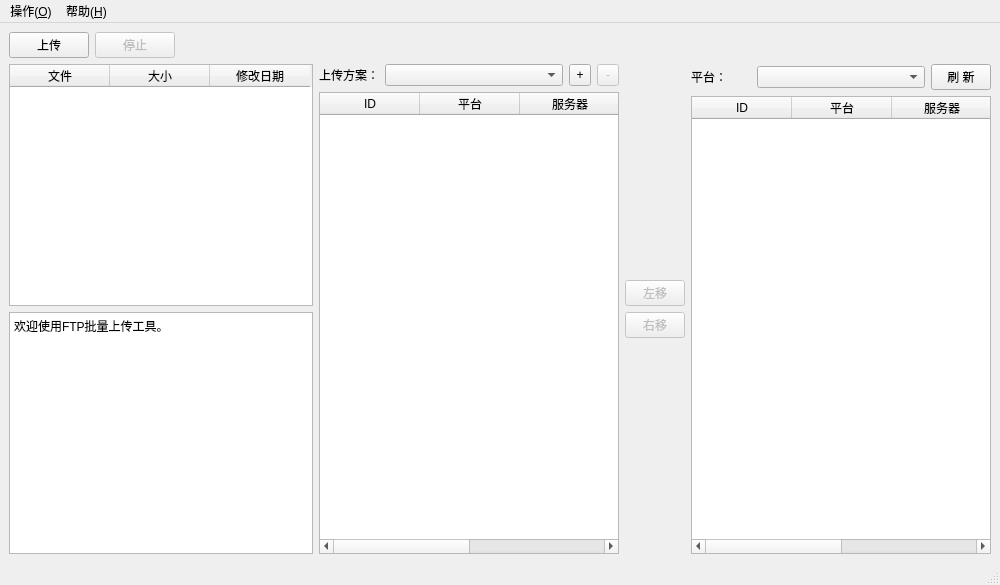
<?xml version="1.0" encoding="UTF-8"?>
<ui version="4.0">
 <class>MainWindow</class>
 <widget class="QMainWindow" name="MainWindow">
  <property name="geometry">
   <rect>
    <x>0</x>
    <y>0</y>
    <width>1000</width>
    <height>585</height>
   </rect>
  </property>
  <property name="windowTitle">
   <string>FTP批量上传工具</string>
  </property>
  <property name="windowIcon">
   <iconset>
    <normaloff>icon/qtdemo.ico</normaloff>icon/qtdemo.ico</iconset>
  </property>
  <property name="autoFillBackground">
   <bool>false</bool>
  </property>
  <widget class="QWidget" name="centralWidget">
   <layout class="QVBoxLayout" name="verticalLayout">
    <item>
     <layout class="QHBoxLayout" name="horizontalLayout_2">
      <item>
       <widget class="QPushButton" name="start_upload">
        <property name="text">
         <string>上传</string>
        </property>
       </widget>
      </item>
      <item>
       <widget class="QPushButton" name="stop_upload">
        <property name="enabled">
         <bool>false</bool>
        </property>
        <property name="text">
         <string>停止</string>
        </property>
       </widget>
      </item>
      <item>
       <spacer name="horizontalSpacer">
        <property name="orientation">
         <enum>Qt::Horizontal</enum>
        </property>
        <property name="sizeHint" stdset="0">
         <size>
          <width>40</width>
          <height>20</height>
         </size>
        </property>
       </spacer>
      </item>
     </layout>
    </item>
    <item>
     <layout class="QHBoxLayout" name="horizontalLayout">
      <item>
       <layout class="QVBoxLayout" name="verticalLayout_2">
        <item>
         <widget class="FileList" name="file_list">
          <property name="minimumSize">
           <size>
            <width>232</width>
            <height>0</height>
           </size>
          </property>
          <property name="maximumSize">
           <size>
            <width>16777215</width>
            <height>300</height>
           </size>
          </property>
          <property name="contextMenuPolicy">
           <enum>Qt::CustomContextMenu</enum>
          </property>
          <property name="editTriggers">
           <set>QAbstractItemView::NoEditTriggers</set>
          </property>
          <property name="dragEnabled">
           <bool>false</bool>
          </property>
          <property name="dragDropMode">
           <enum>QAbstractItemView::DropOnly</enum>
          </property>
          <property name="alternatingRowColors">
           <bool>true</bool>
          </property>
          <property name="selectionMode">
           <enum>QAbstractItemView::MultiSelection</enum>
          </property>
          <property name="selectionBehavior">
           <enum>QAbstractItemView::SelectRows</enum>
          </property>
          <attribute name="verticalHeaderVisible">
           <bool>true</bool>
          </attribute>
          <column>
           <property name="text">
            <string>文件</string>
           </property>
          </column>
          <column>
           <property name="text">
            <string>大小</string>
           </property>
          </column>
          <column>
           <property name="text">
            <string>修改日期</string>
           </property>
          </column>
         </widget>
        </item>
        <item>
         <widget class="QTextBrowser" name="textBrowser">
          <property name="html">
           <string>&lt;!DOCTYPE HTML PUBLIC &quot;-//W3C//DTD HTML 4.0//EN&quot; &quot;http://www.w3.org/TR/REC-html40/strict.dtd&quot;&gt;
&lt;html&gt;&lt;head&gt;&lt;meta name=&quot;qrichtext&quot; content=&quot;1&quot; /&gt;&lt;style type=&quot;text/css&quot;&gt;
p, li { white-space: pre-wrap; }
&lt;/style&gt;&lt;/head&gt;&lt;body style=&quot; font-family:'SimSun'; font-size:9pt; font-weight:400; font-style:normal;&quot;&gt;
&lt;p style=&quot; margin-top:0px; margin-bottom:0px; margin-left:0px; margin-right:0px; -qt-block-indent:0; text-indent:0px;&quot;&gt;欢迎使用FTP批量上传工具。&lt;/p&gt;&lt;/body&gt;&lt;/html&gt;</string>
          </property>
         </widget>
        </item>
       </layout>
      </item>
      <item>
       <layout class="QVBoxLayout" name="verticalLayout_5">
        <item>
         <layout class="QHBoxLayout" name="horizontalLayout_4">
          <item>
           <widget class="QLabel" name="label_2">
            <property name="maximumSize">
             <size>
              <width>60</width>
              <height>16777215</height>
             </size>
            </property>
            <property name="text">
             <string>上传方案：</string>
            </property>
           </widget>
          </item>
          <item>
           <widget class="QComboBox" name="upload_solution"/>
          </item>
          <item>
           <widget class="QToolButton" name="add_solution">
            <property name="minimumSize">
             <size>
              <width>22</width>
              <height>22</height>
             </size>
            </property>
            <property name="toolTip">
             <string>&lt;html&gt;&lt;head/&gt;&lt;body&gt;&lt;p&gt;把当前上传服务器列表添加到上传方案中&lt;/p&gt;&lt;/body&gt;&lt;/html&gt;</string>
            </property>
            <property name="text">
             <string>+</string>
            </property>
            <property name="icon">
             <iconset>
              <normaloff>icon/0949090.png</normaloff>icon/0949090.png</iconset>
            </property>
           </widget>
          </item>
          <item>
           <widget class="QToolButton" name="remove_solution">
            <property name="enabled">
             <bool>false</bool>
            </property>
            <property name="minimumSize">
             <size>
              <width>22</width>
              <height>22</height>
             </size>
            </property>
            <property name="maximumSize">
             <size>
              <width>22</width>
              <height>22</height>
             </size>
            </property>
            <property name="toolTip">
             <string>&lt;html&gt;&lt;head/&gt;&lt;body&gt;&lt;p&gt;删除当前选择的上传方案&lt;/p&gt;&lt;/body&gt;&lt;/html&gt;</string>
            </property>
            <property name="text">
             <string>-</string>
            </property>
            <property name="icon">
             <iconset>
              <normaloff>icon/0949091.png</normaloff>icon/0949091.png</iconset>
            </property>
           </widget>
          </item>
         </layout>
        </item>
        <item>
         <widget class="QTableWidget" name="selected_servers">
          <property name="maximumSize">
           <size>
            <width>300</width>
            <height>16777215</height>
           </size>
          </property>
          <property name="editTriggers">
           <set>QAbstractItemView::NoEditTriggers</set>
          </property>
          <property name="selectionMode">
           <enum>QAbstractItemView::MultiSelection</enum>
          </property>
          <property name="selectionBehavior">
           <enum>QAbstractItemView::SelectRows</enum>
          </property>
          <column>
           <property name="text">
            <string>ID</string>
           </property>
          </column>
          <column>
           <property name="text">
            <string>平台</string>
           </property>
          </column>
          <column>
           <property name="text">
            <string>服务器</string>
           </property>
          </column>
          <column>
           <property name="text">
            <string>路径</string>
           </property>
          </column>
         </widget>
        </item>
       </layout>
      </item>
      <item>
       <layout class="QVBoxLayout" name="verticalLayout_3">
        <item>
         <spacer name="verticalSpacer">
          <property name="orientation">
           <enum>Qt::Vertical</enum>
          </property>
          <property name="sizeHint" stdset="0">
           <size>
            <width>20</width>
            <height>40</height>
           </size>
          </property>
         </spacer>
        </item>
        <item>
         <widget class="QPushButton" name="move2left">
          <property name="enabled">
           <bool>false</bool>
          </property>
          <property name="maximumSize">
           <size>
            <width>60</width>
            <height>16777215</height>
           </size>
          </property>
          <property name="toolTip">
           <string>&lt;html&gt;&lt;head/&gt;&lt;body&gt;&lt;p&gt;添加到上传服务器列表中&lt;/p&gt;&lt;/body&gt;&lt;/html&gt;</string>
          </property>
          <property name="text">
           <string>左移</string>
          </property>
          <property name="icon">
           <iconset>
            <normaloff>icon/09490922.png</normaloff>icon/09490922.png</iconset>
          </property>
         </widget>
        </item>
        <item>
         <widget class="QPushButton" name="move2right">
          <property name="enabled">
           <bool>false</bool>
          </property>
          <property name="maximumSize">
           <size>
            <width>60</width>
            <height>16777215</height>
           </size>
          </property>
          <property name="toolTip">
           <string>&lt;html&gt;&lt;head/&gt;&lt;body&gt;&lt;p&gt;从上传服务器列表中删除&lt;/p&gt;&lt;/body&gt;&lt;/html&gt;</string>
          </property>
          <property name="text">
           <string>右移</string>
          </property>
          <property name="icon">
           <iconset>
            <normaloff>icon/09490920.png</normaloff>icon/09490920.png</iconset>
          </property>
         </widget>
        </item>
        <item>
         <spacer name="verticalSpacer_2">
          <property name="orientation">
           <enum>Qt::Vertical</enum>
          </property>
          <property name="sizeHint" stdset="0">
           <size>
            <width>20</width>
            <height>40</height>
           </size>
          </property>
         </spacer>
        </item>
       </layout>
      </item>
      <item>
       <layout class="QVBoxLayout" name="verticalLayout_4">
        <item>
         <layout class="QHBoxLayout" name="horizontalLayout_3">
          <item>
           <widget class="QLabel" name="label">
            <property name="maximumSize">
             <size>
              <width>60</width>
              <height>16777215</height>
             </size>
            </property>
            <property name="text">
             <string>平台：</string>
            </property>
           </widget>
          </item>
          <item>
           <widget class="QComboBox" name="platform"/>
          </item>
          <item>
           <widget class="QPushButton" name="refresh_server_list">
            <property name="maximumSize">
             <size>
              <width>60</width>
              <height>16777215</height>
             </size>
            </property>
            <property name="text">
             <string>刷 新</string>
            </property>
            <property name="icon">
             <iconset>
              <normaloff>icon/09490938.png</normaloff>icon/09490938.png</iconset>
            </property>
           </widget>
          </item>
         </layout>
        </item>
        <item>
         <widget class="QTableWidget" name="server_list">
          <property name="maximumSize">
           <size>
            <width>300</width>
            <height>16777215</height>
           </size>
          </property>
          <property name="contextMenuPolicy">
           <enum>Qt::CustomContextMenu</enum>
          </property>
          <property name="editTriggers">
           <set>QAbstractItemView::NoEditTriggers</set>
          </property>
          <property name="selectionMode">
           <enum>QAbstractItemView::MultiSelection</enum>
          </property>
          <property name="selectionBehavior">
           <enum>QAbstractItemView::SelectRows</enum>
          </property>
          <column>
           <property name="text">
            <string>ID</string>
           </property>
          </column>
          <column>
           <property name="text">
            <string>平台</string>
           </property>
          </column>
          <column>
           <property name="text">
            <string>服务器</string>
           </property>
          </column>
          <column>
           <property name="text">
            <string>路径</string>
           </property>
          </column>
         </widget>
        </item>
       </layout>
      </item>
     </layout>
    </item>
   </layout>
  </widget>
  <widget class="QMenuBar" name="menuBar">
   <property name="geometry">
    <rect>
     <x>0</x>
     <y>0</y>
     <width>1000</width>
     <height>23</height>
    </rect>
   </property>
   <widget class="QMenu" name="menu_operation">
    <property name="title">
     <string>操作(&amp;O)</string>
    </property>
    <addaction name="menu_clear_log"/>
    <addaction name="separator"/>
    <addaction name="menu_exit"/>
   </widget>
   <widget class="QMenu" name="menu_help">
    <property name="title">
     <string>帮助(&amp;H)</string>
    </property>
    <addaction name="menu_about"/>
   </widget>
   <addaction name="menu_operation"/>
   <addaction name="menu_help"/>
  </widget>
  <widget class="QStatusBar" name="statusBar"/>
  <action name="menu_server_manage">
   <property name="text">
    <string>管理服务器</string>
   </property>
  </action>
  <action name="menu_exit">
   <property name="text">
    <string>退出(&amp;X)</string>
   </property>
  </action>
  <action name="menu_about">
   <property name="text">
    <string>关于(&amp;A)</string>
   </property>
  </action>
  <action name="action_add_server">
   <property name="icon">
    <iconset>
     <normaloff>icon/0949090.png</normaloff>icon/0949090.png</iconset>
   </property>
   <property name="text">
    <string>添加</string>
   </property>
  </action>
  <action name="action_edit_server">
   <property name="enabled">
    <bool>false</bool>
   </property>
   <property name="icon">
    <iconset>
     <normaloff>icon/09490944.png</normaloff>icon/09490944.png</iconset>
   </property>
   <property name="text">
    <string>编辑</string>
   </property>
  </action>
  <action name="action_copy_server">
   <property name="enabled">
    <bool>false</bool>
   </property>
   <property name="icon">
    <iconset>
     <normaloff>icon/0949092.png</normaloff>icon/0949092.png</iconset>
   </property>
   <property name="text">
    <string>复制</string>
   </property>
  </action>
  <action name="action_delete_server">
   <property name="enabled">
    <bool>false</bool>
   </property>
   <property name="icon">
    <iconset>
     <normaloff>icon/0949091.png</normaloff>icon/0949091.png</iconset>
   </property>
   <property name="text">
    <string>删除</string>
   </property>
  </action>
  <action name="action_move2left">
   <property name="enabled">
    <bool>false</bool>
   </property>
   <property name="icon">
    <iconset>
     <normaloff>icon/09490922.png</normaloff>icon/09490922.png</iconset>
   </property>
   <property name="text">
    <string>左移</string>
   </property>
  </action>
  <action name="menu_clear_log">
   <property name="text">
    <string>清空日志(&amp;C)</string>
   </property>
  </action>
 </widget>
 <customwidgets>
  <customwidget>
   <class>FileList</class>
   <extends>QTableWidget</extends>
   <header>control/filelist.h</header>
  </customwidget>
 </customwidgets>
 <resources/>
 <connections>
  <connection>
   <sender>menu_exit</sender>
   <signal>triggered()</signal>
   <receiver>MainWindow</receiver>
   <slot>close()</slot>
   <hints>
    <hint type="sourcelabel">
     <x>-1</x>
     <y>-1</y>
    </hint>
    <hint type="destinationlabel">
     <x>499</x>
     <y>292</y>
    </hint>
   </hints>
  </connection>
 </connections>
</ui>
